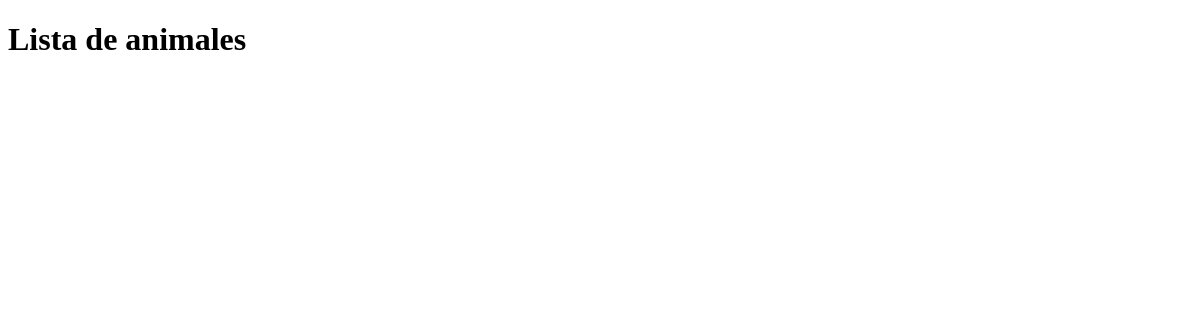
Before: /mostrar_animales/ with the older database file.
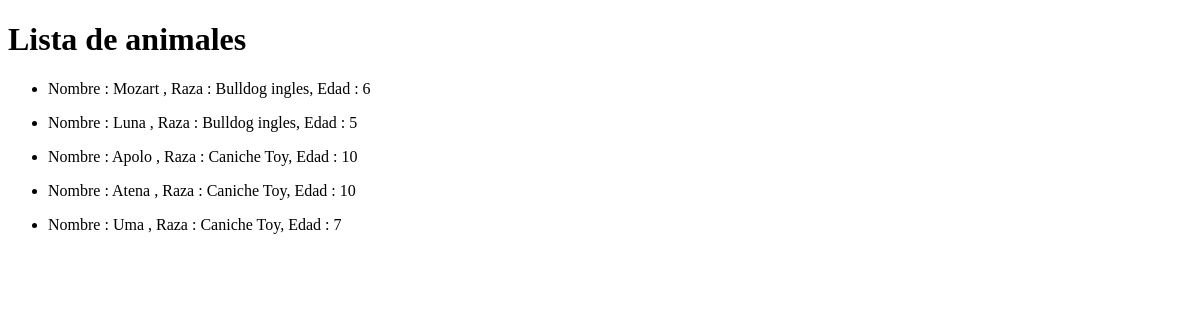
After: the same page with the newer database file.
### MVT/models.py (models this page shows, shortened)
class Animal(models.Model):
    nombre = models.CharField(max_length = 100)
    raza = models.CharField(max_length = 200)
    edad = models.IntegerField()

### MVT/views.py (the view)
# urls.py: path("mostrar_animales/", views.mostrarAnimal),
def mostrarAnimal(request):
    lista_animales = Animal.objects.all()
    return render(request, "MVT/animales.html", {"lista_animales" : lista_animales})

### MVT/templates/MVT/animales.html (shortened to what this page needs)
<!DOCTYPE html>
<html>
    <head>
        <link rel="stylesheet" href="">
    </head>
    <body>
        <h1> Lista de animales </h1>
        {% for a in lista_animales %}
        <ul>
            <li> Nombre : {{a.nombre}} , Raza : {{a.raza}}, Edad : {{a.edad}} </li>
        </ul>
        {% endfor %}
    </body>
</html>

Changed rows visible on the page:
added Animal: nombre "Mozart", raza "Bulldog ingles", edad "6"
added Animal: nombre "Luna", raza "Bulldog ingles", edad "5"
added Animal: nombre "Apolo", raza "Caniche Toy", edad "10"
added Animal: nombre "Atena", raza "Caniche Toy", edad "10"
added Animal: nombre "Uma", raza "Caniche Toy", edad "7"
